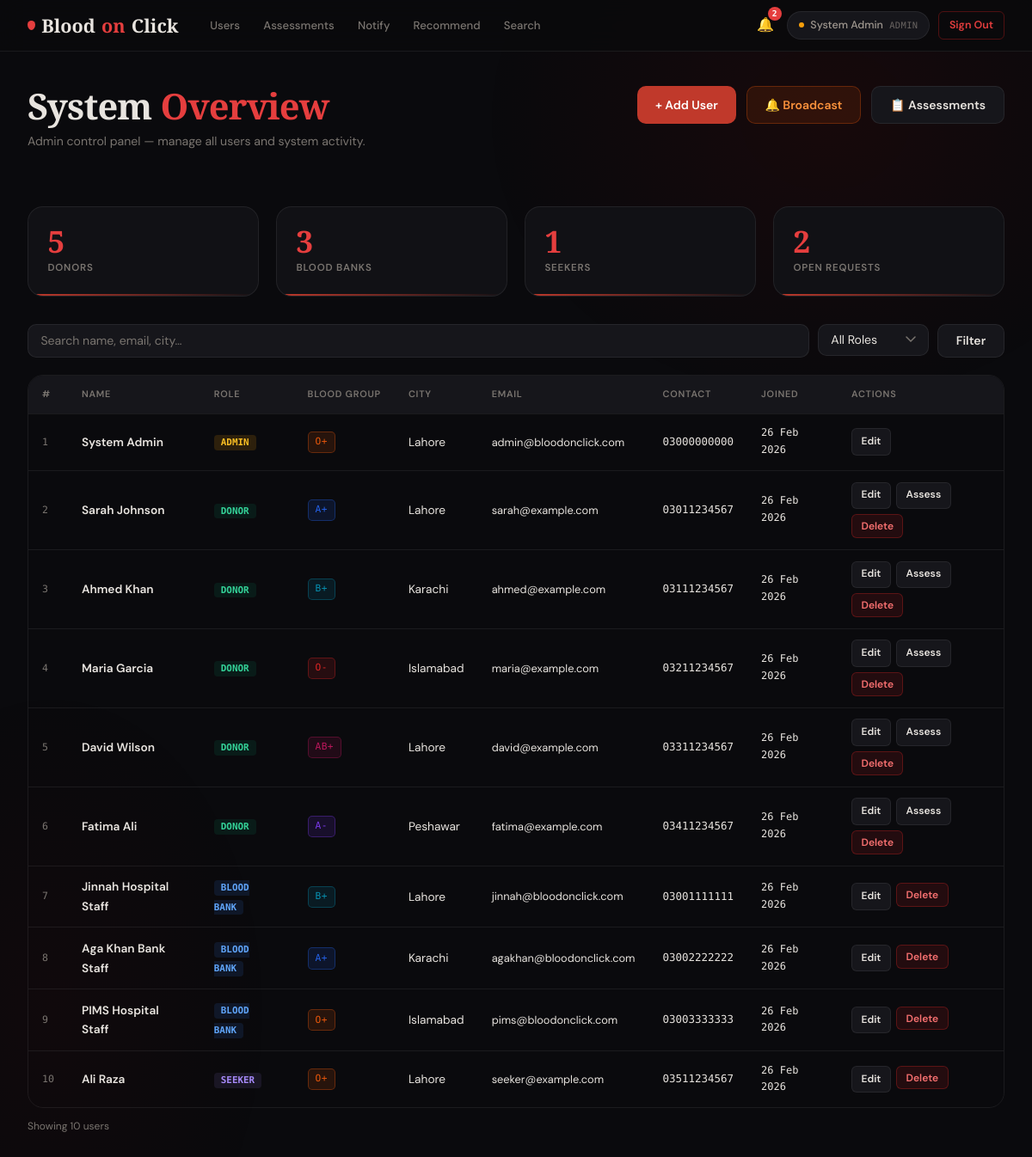
/admin/index.php (signed in), run on the app's committed database.
### tables this page shows
CREATE TABLE IF NOT EXISTS users (
    id            INT AUTO_INCREMENT PRIMARY KEY,
    full_name     VARCHAR(150)     NOT NULL,
    age           INT,
    gender        ENUM('Male','Female','Other'),
    blood_group   ENUM('A+','A-','B+','B-','AB+','AB-','O+','O-'),
    contact       VARCHAR(20),
    email         VARCHAR(200)     NOT NULL UNIQUE,
    password      VARCHAR(255)     NOT NULL,
    city          VARCHAR(100),
    latitude      DECIMAL(10,7)    DEFAULT NULL,
    longitude     DECIMAL(10,7)    DEFAULT NULL,
    last_donation_date DATE        DEFAULT NULL,
    role          ENUM('admin','donor','blood_bank','seeker') DEFAULT 'donor',
    is_available  TINYINT(1)       DEFAULT 1,
    profile_photo VARCHAR(255)     DEFAULT NULL,
    created_at    TIMESTAMP        DEFAULT CURRENT_TIMESTAMP,
    updated_at    TIMESTAMP        DEFAULT CURRENT_TIMESTAMP ON UPDATE CURRENT_TIMESTAMP
);

### admin/index.php (the view, shortened to what this page needs)
<?php
require_once '../config/layout.php';
require_once '../config/auth.php';
$db = getDB();
$q    = trim($_GET['q'] ?? '');
$sql    = "SELECT * FROM users WHERE 1=1";
$params = [];
$sql.=" ORDER BY role,created_at DESC";
$stmt = $db->prepare($sql); $stmt->execute($params);
$users = $stmt->fetchAll();
$counts = $db->query("SELECT role,COUNT(*) as c FROM users GROUP BY role")->fetchAll(PDO::FETCH_KEY_PAIR);
$totalReqs = $db->query("SELECT COUNT(*) FROM blood_requests WHERE status='open'")->fetchColumn();
renderHead('Admin — Users'); ?>
<?php renderNav(); ?>
<div class="page animate-in">
  <div style="display:flex;justify-content:space-between;align-items:flex-start;flex-wrap:wrap;gap:1rem;margin-bottom:2rem;">
    <div>
      <h1 class="page-title">System <span>Overview</span></h1>
      <p class="page-subtitle">Admin control panel — manage all users and system activity.</p>
    </div>
    <div style="display:flex;gap:.75rem;flex-wrap:wrap;">
      <a href="/admin/add_user.php" class="btn btn-primary">+ Add User</a>
      <a href="/admin/notifications.php" class="btn btn-warning">🔔 Broadcast</a>
      <a href="/admin/assessments.php" class="btn btn-secondary">📋 Assessments</a>
    </div>
  </div>
  <div class="grid-4 stagger" style="margin-bottom:2rem;">
    <div class="stat-card"><div class="stat-value"><?= $counts['donor']??0 ?></div><div class="stat-label">Donors</div></div>
    <div class="stat-card"><div class="stat-value"><?= $counts['blood_bank']??0 ?></div><div class="stat-label">Blood Banks</div></div>
    <div class="stat-card"><div class="stat-value"><?= $counts['seeker']??0 ?></div><div class="stat-label">Seekers</div></div>
    <div class="stat-card"><div class="stat-value"><?= $totalReqs ?></div><div class="stat-label">Open Requests</div></div>
  </div>
  <form method="GET" style="margin-bottom:1.25rem;">
    <div style="display:flex;gap:.6rem;flex-wrap:wrap;">
      <div class="form-group" style="flex:1;min-width:200px;">
        <input type="text" name="q" placeholder="Search name, email, city…" value="<?= htmlspecialchars($q) ?>">
      </div>
      <div class="form-group">
        <select name="role">
          <option value="">All Roles</option>
        </select>
      </div>
      <button type="submit" class="btn btn-secondary">Filter</button>
    </div>
  </form>
  <div class="table-wrapper">
    <table>
      <thead><tr><th>#</th><th>Name</th><th>Role</th><th>Blood Group</th><th>City</th><th>Email</th><th>Contact</th><th>Joined</th><th>Actions</th></tr></thead>
      <tbody>
        <?php if(empty($users)): ?>
          <tr><td colspan="9" class="text-center text-muted" style="padding:2.5rem">No users found.</td></tr>
        <?php else: foreach($users as $i=>$u): ?>
        <tr style="animation:fadeUp .3s <?= $i*.025 ?>s ease both;">
          <td class="mono text-muted" style="font-size:.72rem;"><?= $i+1 ?></td>
          <td style="font-weight:600;"><?= htmlspecialchars($u['full_name']) ?></td>
          <td>
            <span style="font-size:.68rem;font-weight:600;padding:.15rem .5rem;border-radius:4px;text-transform:uppercase;font-family:var(--font-mono);
              background:<?= match($u['role']){'admin'=>'rgba(245,158,11,.15)','blood_bank'=>'rgba(59,130,246,.12)','donor'=>'rgba(16,185,129,.1)','seeker'=>'rgba(167,139,250,.1)',default=>'rgba(107,114,128,.1)'} ?>;
              color:<?= match($u['role']){'admin'=>'#fbbf24','blood_bank'=>'#60a5fa','donor'=>'#34d399','seeker'=>'#a78bfa',default=>'#9ca3af'} ?>;">
              <?= ucfirst(str_replace('_',' ',$u['role'])) ?>
            </span>
          </td>
          <td><?= $u['blood_group'] ? bloodGroupBadge($u['blood_group']) : '<span class="text-muted">—</span>' ?></td>
          <td><?= htmlspecialchars($u['city']??'—') ?></td>
          <td style="font-size:.8rem;"><?= htmlspecialchars($u['email']) ?></td>
          <td class="mono" style="font-size:.78rem;"><?= htmlspecialchars($u['contact']??'—') ?></td>
          <td class="mono" style="font-size:.75rem;"><?= date('d M Y', strtotime($u['created_at'])) ?></td>
          <td>
            <div class="td-actions">
              <a href="/boc/admin/edit_user.php?id=<?= $u['id'] ?>" class="btn btn-secondary btn-sm">Edit</a>
              <?php if($u['role']==='donor'): ?><a href="/boc/admin/assessments.php?donor=<?= $u['id'] ?>" class="btn btn-secondary btn-sm">Assess</a><?php endif; ?>
              <?php if($u['id'] !== (int)$_SESSION['user_id']): ?>
              <form method="POST" onsubmit="return confirm('Delete <?= htmlspecialchars(addslashes($u['full_name'])) ?>?')">
                <button type="submit" class="btn btn-danger btn-sm">Delete</button>
              </form>
              <?php endif; ?>
            </div>
          </td>
        </tr>
        <?php endforeach; endif; ?>
      </tbody>
    </table>
  </div>
  <p style="margin-top:.75rem;font-size:.75rem;color:var(--text-muted);">Showing <?= count($users) ?> user<?= count($users)!==1?'s':'' ?></p>
</div>
</body></html>

### config/layout.php
<?php
require_once __DIR__.'/auth.php';
function renderHead(string $title = 'Blood on Click'): void {
    echo <<<HTML
<!DOCTYPE html>
<html lang="en">
<head>
<meta charset="UTF-8">
<meta name="viewport" content="width=device-width,initial-scale=1.0">
<title>{$title} — Blood on Click</title>
<link rel="preconnect" href="https://fonts.googleapis.com">
<link rel="preconnect" href="https://fonts.gstatic.com" crossorigin>
<link href="https://fonts.googleapis.com/css2?family=Cormorant+Garamond:ital,wght@0,400;0,600;0,700;1,400&family=DM+Sans:wght@300;400;500;600&family=DM+Mono:wght@400;500&display=swap" rel="stylesheet">
<link rel="stylesheet" href="/boc/assets/style.css">
</head>
<body>
HTML;
}
function renderNav(): void {
    $role    = $_SESSION['role']      ?? '';
    $name    = htmlspecialchars($_SESSION['full_name'] ?? 'User');
    $unread  = getUnreadCount();
    $badge   = $unread > 0 ? "<span class='notif-badge'>{$unread}</span>" : '';
    $roleLinks = match($role) {
        'admin'      => '
            <a href="/boc/admin/index.php">Users</a>
            <a href="/boc/admin/assessments.php">Assessments</a>
            <a href="/boc/admin/notifications.php">Notify</a>
            <a href="/boc/admin/recommendations.php">Recommend</a>
            <a href="/search.php">Search</a>',
        'blood_bank' => '
            <a href="/boc/blood_bank/dashboard.php">Dashboard</a>
            <a href="/boc/blood_bank/stock.php">Stock</a>
            <a href="/boc/blood_bank/requests.php">Requests</a>
            <a href="/boc/search.php">Find Donors</a>',
        'donor'      => '
            <a href="/boc/donor/dashboard.php">Dashboard</a>
            <a href="/boc/donor/history.php">My History</a>
            <a href="/boc/donor/assessments.php">Health Reports</a>
            <a href="/boc/search.php">Find Banks</a>',
        'seeker'     => '
            <a href="/boc/seeker/dashboard.php">Dashboard</a>
            <a href="/boc/seeker/search.php">Find Donors</a>
            <a href="/boc/seeker/request.php">My Requests</a>
            <a href="/boc/search.php">Find Banks</a>',
        default      => '<a href="/boc/dashboard.php">Dashboard</a>',
    };
    $roleLabel = match($role) {
        'admin'      => 'Admin',
        'blood_bank' => 'Blood Bank',
        'donor'      => 'Donor',
        'seeker'     => 'Seeker',
        default      => '',
    };
    echo <<<HTML
<nav class="navbar">
  <a href="/boc/dashboard.php" class="brand">
    <span class="brand-drop"></span>
    Blood<em>on</em>Click
  </a>
  <div class="nav-links">{$roleLinks}</div>
  <div class="nav-user">
    <a href="/boc/notifications.php" class="notif-btn" title="Notifications">🔔{$badge}</a>
    <span class="user-chip">
      <span class="role-dot role-{$role}"></span>
      {$name}
      <span class="role-label">{$roleLabel}</span>
    </span>
    <a href="/boc/logout.php" class="btn-logout">Sign Out</a>
  </div>
</nav>
HTML;
}

### config/auth.php (shortened to what this page needs)
<?php
function getUnreadCount(): int {
    $db = getDB();
    $stmt = $db->prepare("SELECT COUNT(*) FROM notifications WHERE (user_id = ? OR user_id IS NULL) AND is_read = 0");
    $stmt->execute([$_SESSION['user_id']]);
    return (int) $stmt->fetchColumn();
}
function bloodGroupColor(string $bg): string {
    $map = [
        'O-'  => '#dc2626', 'O+'  => '#ea580c',
        'A-'  => '#7c3aed', 'A+'  => '#2563eb',
        'B-'  => '#059669', 'B+'  => '#0891b2',
        'AB-' => '#d97706', 'AB+' => '#be185d',
    ];
    return $map[$bg] ?? '#6b7280';
}
function bloodGroupBadge(string $bg, bool $large = false): string {
    $color = bloodGroupColor($bg);
    $size  = $large ? 'font-size:1rem;padding:.35rem .8rem;border-radius:8px;' : 'font-size:.7rem;padding:.15rem .5rem;border-radius:5px;';
    return "<span class='badge-blood' style='background:{$color}22;border-color:{$color}55;color:{$color};{$size}'>{$bg}</span>";
}

### data on the page
users: full_name "System Admin", role "ADMIN", blood_group "O+", city "Lahore", email "admin@bloodonclick.com", contact "03000000000", created_at "26 Feb 2026"
users: full_name "Sarah Johnson", role "DONOR", blood_group "A+", city "Lahore", email "sarah@example.com", contact "03011234567", created_at "26 Feb 2026"
users: full_name "Ahmed Khan", role "DONOR", blood_group "B+", city "Karachi", email "ahmed@example.com", contact "03111234567", created_at "26 Feb 2026"
users: full_name "Maria Garcia", role "DONOR", blood_group "O-", city "Islamabad", email "maria@example.com", contact "03211234567", created_at "26 Feb 2026"
users: full_name "David Wilson", role "DONOR", blood_group "AB+", city "Lahore", email "david@example.com", contact "03311234567", created_at "26 Feb 2026"
users: full_name "Fatima Ali", role "DONOR", blood_group "A-", city "Peshawar", email "fatima@example.com", contact "03411234567", created_at "26 Feb 2026"
users: full_name "Jinnah Hospital Staff", role "BLOOD BANK", blood_group "B+", city "Lahore", email "jinnah@bloodonclick.com", contact "03001111111", created_at "26 Feb 2026"
users: full_name "Aga Khan Bank Staff", role "BLOOD BANK", blood_group "A+", city "Karachi", email "agakhan@bloodonclick.com", contact "03002222222", created_at "26 Feb 2026"
users: full_name "PIMS Hospital Staff", role "BLOOD BANK", blood_group "O+", city "Islamabad", email "pims@bloodonclick.com", contact "03003333333", created_at "26 Feb 2026"
users: full_name "Ali Raza", role "SEEKER", blood_group "O+", city "Lahore", email "seeker@example.com", contact "03511234567", created_at "26 Feb 2026"

### other printed values
$unread "2"
$name "System Admin"
$roleLabel "ADMIN"
$counts['donor'] "5"
$counts['blood_bank'] "3"
$counts['seeker'] "1"
$totalReqs "2"
count($users) "10"
